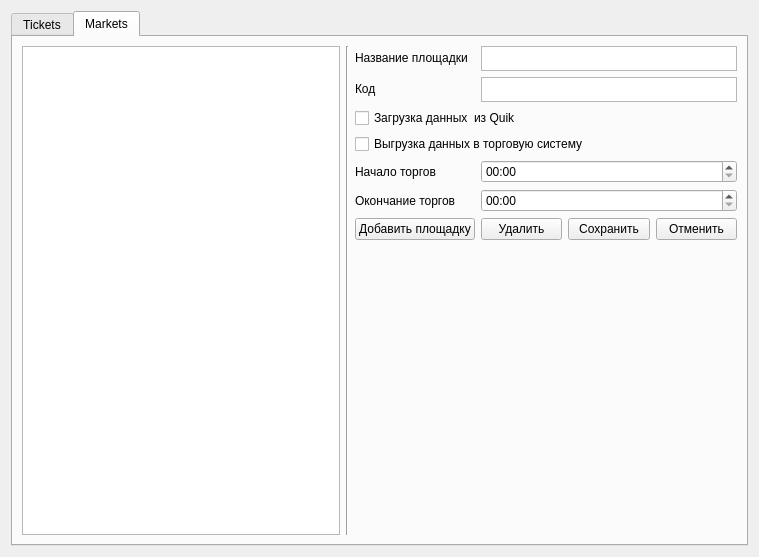
<?xml version="1.0" encoding="UTF-8"?>
<ui version="4.0">
 <class>ConfigWindow</class>
 <widget class="QWidget" name="ConfigWindow">
  <property name="geometry">
   <rect>
    <x>0</x>
    <y>0</y>
    <width>759</width>
    <height>557</height>
   </rect>
  </property>
  <property name="minimumSize">
   <size>
    <width>376</width>
    <height>307</height>
   </size>
  </property>
  <property name="windowTitle">
   <string>Form</string>
  </property>
  <layout class="QGridLayout" name="gridLayout">
   <item row="1" column="0">
    <widget class="QTabWidget" name="tabWidget">
     <property name="currentIndex">
      <number>1</number>
     </property>
     <widget class="QWidget" name="tabTicket">
      <attribute name="title">
       <string>Tickets</string>
      </attribute>
     </widget>
     <widget class="QWidget" name="tabMarket">
      <attribute name="title">
       <string>Markets</string>
      </attribute>
      <layout class="QHBoxLayout" name="horizontalLayout">
       <item>
        <layout class="QGridLayout" name="gridLayout_3">
         <item row="0" column="0">
          <widget class="QListView" name="listViewMarket">
           <property name="spacing">
            <number>0</number>
           </property>
           <property name="modelColumn">
            <number>0</number>
           </property>
          </widget>
         </item>
         <item row="0" column="1">
          <widget class="Line" name="line">
           <property name="orientation">
            <enum>Qt::Vertical</enum>
           </property>
          </widget>
         </item>
        </layout>
       </item>
       <item>
        <layout class="QVBoxLayout" name="verticalLayout">
         <item>
          <layout class="QGridLayout" name="gridLayout_2">
           <item row="0" column="0">
            <widget class="QLabel" name="label">
             <property name="sizePolicy">
              <sizepolicy hsizetype="Preferred" vsizetype="Fixed">
               <horstretch>0</horstretch>
               <verstretch>0</verstretch>
              </sizepolicy>
             </property>
             <property name="text">
              <string>Название площадки</string>
             </property>
            </widget>
           </item>
           <item row="0" column="1" colspan="3">
            <widget class="QTextEdit" name="edName">
             <property name="sizePolicy">
              <sizepolicy hsizetype="Expanding" vsizetype="Fixed">
               <horstretch>0</horstretch>
               <verstretch>0</verstretch>
              </sizepolicy>
             </property>
             <property name="maximumSize">
              <size>
               <width>16777215</width>
               <height>25</height>
              </size>
             </property>
             <property name="verticalScrollBarPolicy">
              <enum>Qt::ScrollBarAlwaysOff</enum>
             </property>
             <property name="horizontalScrollBarPolicy">
              <enum>Qt::ScrollBarAlwaysOff</enum>
             </property>
             <property name="tabChangesFocus">
              <bool>true</bool>
             </property>
             <property name="documentTitle">
              <string/>
             </property>
             <property name="placeholderText">
              <string/>
             </property>
            </widget>
           </item>
           <item row="1" column="0">
            <widget class="QLabel" name="label_6">
             <property name="sizePolicy">
              <sizepolicy hsizetype="Preferred" vsizetype="Fixed">
               <horstretch>0</horstretch>
               <verstretch>0</verstretch>
              </sizepolicy>
             </property>
             <property name="text">
              <string>Код</string>
             </property>
            </widget>
           </item>
           <item row="1" column="1" colspan="3">
            <widget class="QTextEdit" name="edSign">
             <property name="sizePolicy">
              <sizepolicy hsizetype="Expanding" vsizetype="Fixed">
               <horstretch>0</horstretch>
               <verstretch>0</verstretch>
              </sizepolicy>
             </property>
             <property name="maximumSize">
              <size>
               <width>16777215</width>
               <height>25</height>
              </size>
             </property>
             <property name="verticalScrollBarPolicy">
              <enum>Qt::ScrollBarAlwaysOff</enum>
             </property>
             <property name="horizontalScrollBarPolicy">
              <enum>Qt::ScrollBarAlwaysOff</enum>
             </property>
             <property name="tabChangesFocus">
              <bool>true</bool>
             </property>
            </widget>
           </item>
           <item row="4" column="0">
            <widget class="QLabel" name="label_2">
             <property name="text">
              <string>Начало торгов</string>
             </property>
            </widget>
           </item>
           <item row="5" column="0">
            <widget class="QLabel" name="label_4">
             <property name="text">
              <string>Окончание торгов</string>
             </property>
            </widget>
           </item>
           <item row="6" column="0">
            <widget class="QPushButton" name="btnAddMaket">
             <property name="sizePolicy">
              <sizepolicy hsizetype="Minimum" vsizetype="Fixed">
               <horstretch>0</horstretch>
               <verstretch>0</verstretch>
              </sizepolicy>
             </property>
             <property name="text">
              <string>Добавить площадку</string>
             </property>
            </widget>
           </item>
           <item row="6" column="1">
            <widget class="QPushButton" name="btnDelMarket">
             <property name="text">
              <string>Удалить</string>
             </property>
            </widget>
           </item>
           <item row="6" column="2">
            <widget class="QPushButton" name="btnSaveMarket">
             <property name="text">
              <string>Сохранить</string>
             </property>
            </widget>
           </item>
           <item row="6" column="3">
            <widget class="QPushButton" name="btnCancel">
             <property name="text">
              <string>Отменить</string>
             </property>
            </widget>
           </item>
           <item row="2" column="0" colspan="3">
            <widget class="QCheckBox" name="chkAutoLoad">
             <property name="text">
              <string>Загрузка данных  из Quik</string>
             </property>
            </widget>
           </item>
           <item row="3" column="0" colspan="4">
            <widget class="QCheckBox" name="chkUpToSys">
             <property name="text">
              <string>Выгрузка данных в торговую систему</string>
             </property>
            </widget>
           </item>
           <item row="4" column="1" colspan="3">
            <widget class="QDateTimeEdit" name="dateTimeStart">
             <property name="currentSection">
              <enum>QDateTimeEdit::HourSection</enum>
             </property>
             <property name="displayFormat">
              <string>HH:mm</string>
             </property>
            </widget>
           </item>
           <item row="5" column="1" colspan="3">
            <widget class="QDateTimeEdit" name="dateTimeEnd">
             <property name="currentSection">
              <enum>QDateTimeEdit::HourSection</enum>
             </property>
             <property name="displayFormat">
              <string>HH:mm</string>
             </property>
            </widget>
           </item>
          </layout>
         </item>
         <item>
          <spacer name="verticalSpacer">
           <property name="orientation">
            <enum>Qt::Vertical</enum>
           </property>
           <property name="sizeHint" stdset="0">
            <size>
             <width>20</width>
             <height>40</height>
            </size>
           </property>
          </spacer>
         </item>
        </layout>
       </item>
      </layout>
     </widget>
    </widget>
   </item>
  </layout>
 </widget>
 <tabstops>
  <tabstop>tabWidget</tabstop>
  <tabstop>listViewMarket</tabstop>
  <tabstop>edName</tabstop>
  <tabstop>edSign</tabstop>
  <tabstop>chkAutoLoad</tabstop>
  <tabstop>chkUpToSys</tabstop>
  <tabstop>dateTimeStart</tabstop>
  <tabstop>dateTimeEnd</tabstop>
  <tabstop>btnAddMaket</tabstop>
  <tabstop>btnDelMarket</tabstop>
  <tabstop>btnSaveMarket</tabstop>
  <tabstop>btnCancel</tabstop>
 </tabstops>
 <resources/>
 <connections/>
</ui>
